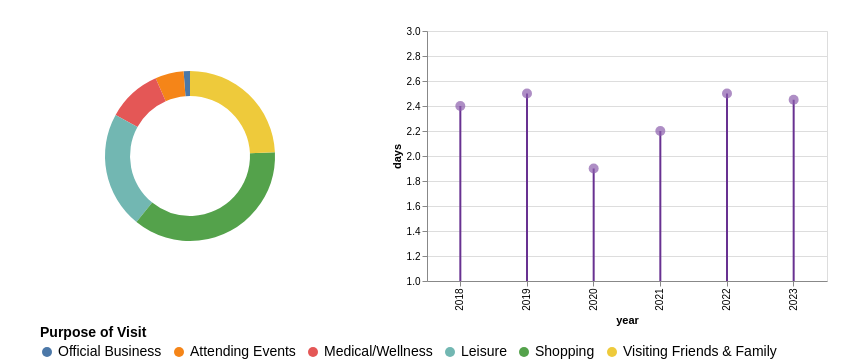

Express this chart as Vega-Lite.
### Vega-Lite specification from a JSON file in a GitHub repository (floating-point values rounded to 4 significant figures)
{"$schema": "https://vega.github.io/schema/vega-lite/v5.json", "hconcat": [{"width": 300, "height": 250, "data": {"values": [{"Category": "Official Business", "Value": 1.2}, {"Category": "Attending Events", "Value": 5.4}, {"Category": "Medical/Wellness", "Value": 10.3}, {"Category": "Leisure", "Value": 22.1}, {"Category": "Shopping", "Value": 36.4}, {"Category": "Visiting Friends & Family", "Value": 24.2}]}, "encoding": {"color": {"field": "Category", "type": "nominal", "scale": {"domain": ["Official Business", "Attending Events", "Medical/Wellness", "Leisure", "Shopping", "Visiting Friends & Family"]}, "legend": {"title": "Purpose of Visit", "titleFontSize": 14, "labelFontSize": 14, "orient": "bottom", "offset": 0}}, "theta": {"field": "Value", "type": "quantitative"}, "tooltip": [{"field": "Category", "title": "Purpose of Visit"}, {"field": "Value", "title": "Percentage", "format": ".1f"}]}, "mark": {"type": "arc", "innerRadius": 60, "outerRadius": 85}, "config": {"view": {"stroke": null}}}, {"description": "Lollipop chart showing days data for each year", "data": {"values": [{"year": 2018, "days": 2.4}, {"year": 2019, "days": 2.5}, {"year": 2020, "days": 1.9}, {"year": 2021, "days": 2.2}, {"year": 2022, "days": 2.5}, {"year": 2023, "days": 2.45}]}, "layer": [{"mark": {"type": "rule", "strokeWidth": 2, "color": "#683191"}, "encoding": {"x": {"field": "year", "type": "ordinal"}, "y": {"field": "days", "type": "quantitative", "scale": {"domain": [1, 3], "nice": false}}}}, {"mark": {"type": "circle", "filled": true, "size": 100, "color": "#8b5ead"}, "encoding": {"x": {"field": "year", "type": "ordinal"}, "y": {"field": "days", "type": "quantitative"}, "tooltip": [{"field": "year", "type": "ordinal", "title": "Year"}, {"field": "days", "type": "quantitative", "title": "Number of Days"}]}}], "width": 400, "height": 250}], "spacing": 50, "padding": {"top": 25, "left": 40, "right": 20}}
